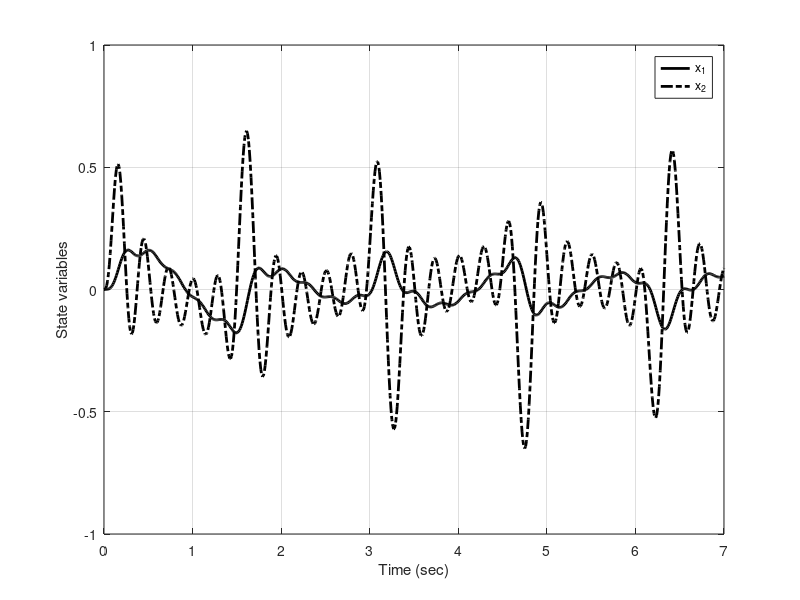

The MATLAB source for this figure:
%
%   Simulation of the active suspension system
%   Copyright Hamid D. Taghirad 2013
%
clear all
A=[0 0 1 0; 0 0 0 1;-10 10 -2 2; 60 -660 12 -12];
b1=[0 ; 0; 0.0033; -0.02];
b2=[0; 0; 0; 600];
B=[b1 b2];
C=[1 0 0 0];
D=0;
active_suspension=ss(A,b2,C,D);  % Note only Second input is used
t=0:0.01:7; N=max(size(t));
%
%   Initial response
%
x0=[0.2;0;0;0];
[y,t,x]=initial(active_suspension, x0, t)
plot(t,x(:,1),'k',t,x(:,2),'k-.'), grid
set(findall(figure(1),'type','line'),'linewidth',2)
xlabel('Time (sec)')
ylabel('State variables')
legend('x_1', 'x_2')
%
%    A Simple way to generate input u
%
u=0.1*(sin(5*t)+sin(9*t)+sin(13*t)+sin(17*t)+sin(21*t));
%
%    Simulate the system
%
[y,t,x]=lsim(active_suspension,u,t);

%  Plot the result
% ---------------------------------------
plot(t,x(:,1),'k',t,x(:,2),'k-.'), grid
set(findall(figure(1),'type','line'),'linewidth',2)
xlabel('Time (sec)')
ylabel('State variables')
legend('x_1', 'x_2')

  

 